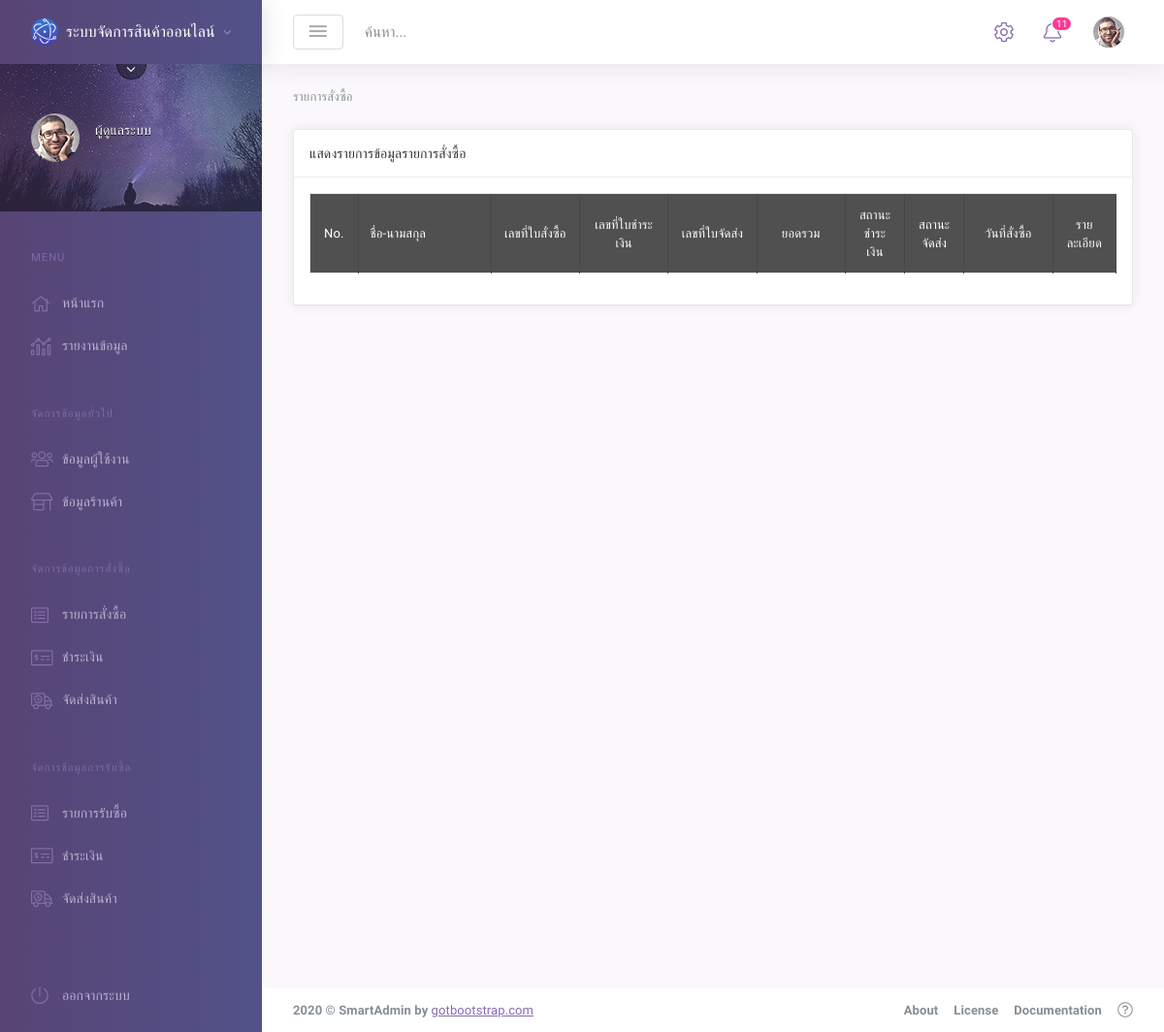
Page /role_admin/order.php on the earlier database version.
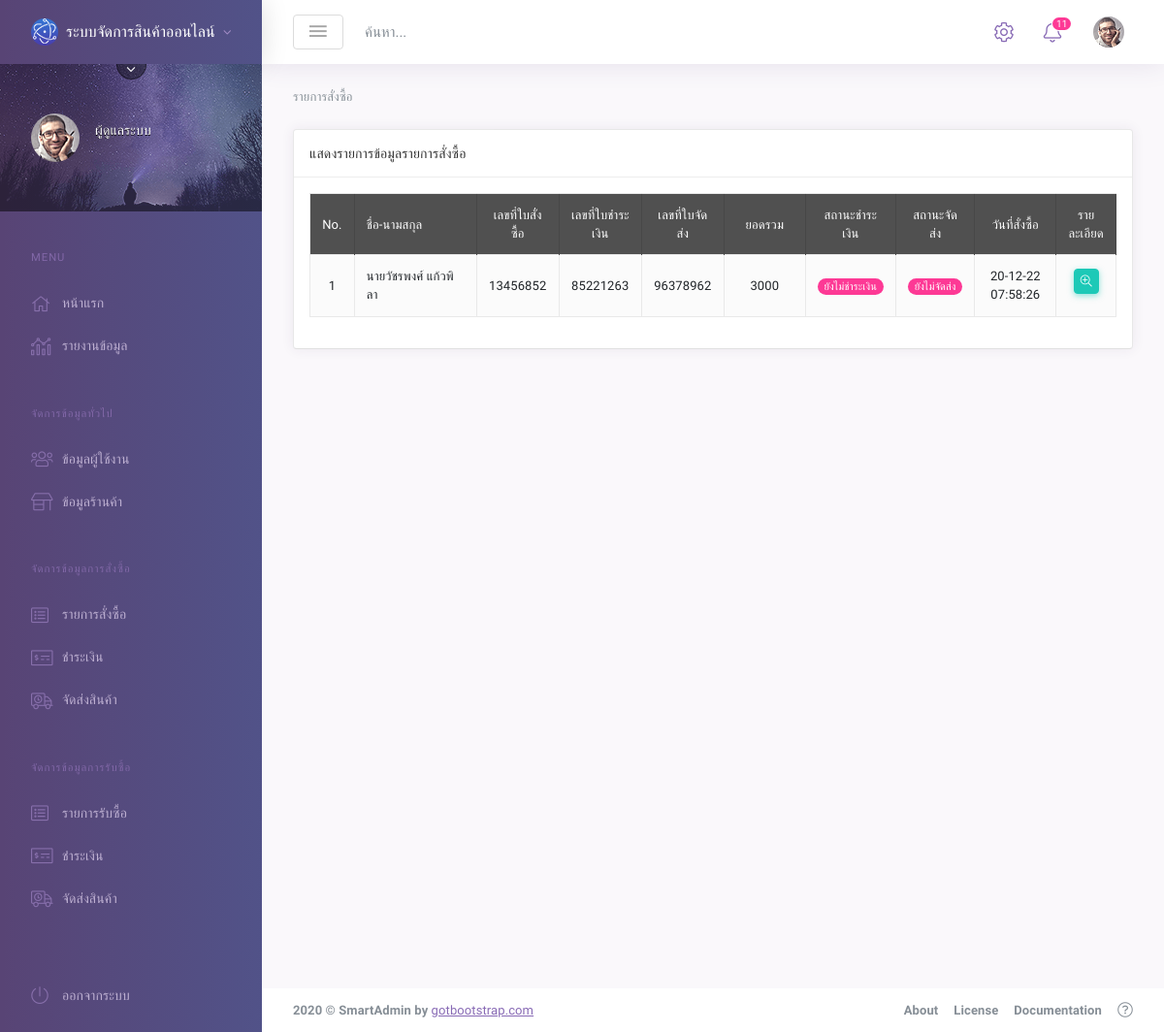
Same page on the later database version.
### tables this page shows
CREATE TABLE `orders` (
  `id` int(11) NOT NULL COMMENT 'รหัส',
  `account_id` int(11) NOT NULL COMMENT 'รหัส account',
  `code` varchar(250) NOT NULL COMMENT 'โค้ด order',
  `total` float NOT NULL COMMENT 'ราคารวม',
  `save_time` timestamp NOT NULL DEFAULT current_timestamp() COMMENT 'เวลาบันทึก'
);

CREATE TABLE `payment_buy` (
  `id` int(11) NOT NULL,
  `orders_id` int(11) NOT NULL,
  `code` varchar(250) NOT NULL,
  `status` enum('ยังไม่ชำระเงิน','ชำระเงินแล้ว') NOT NULL DEFAULT 'ยังไม่ชำระเงิน',
  `total` float DEFAULT NULL,
  `form` enum('Null','เงินสด','พร้อมเพย์','โอนผ่านธนาคาร') NOT NULL DEFAULT 'Null',
  `save_time` timestamp NOT NULL DEFAULT current_timestamp(),
  `confrim_time` timestamp NOT NULL DEFAULT current_timestamp() ON UPDATE current_timestamp()
);

CREATE TABLE `send_buy` (
  `id` int(11) NOT NULL,
  `orders_id` int(11) NOT NULL,
  `code` varchar(250) NOT NULL,
  `status` enum('ยังไม่จัดส่ง','รอการจัดส่ง','จัดส่งแล้ว') NOT NULL DEFAULT 'ยังไม่จัดส่ง',
  `save_time` timestamp NOT NULL DEFAULT current_timestamp(),
  `update_time` timestamp NOT NULL DEFAULT current_timestamp() ON UPDATE current_timestamp()
);

### role_admin/order.php (the view, shortened to what the changed rows need)
<?php
require_once('../database/condb.inc.php');
$select = $conn->prepare("SELECT o.*,
                            concat(a.pkname,'',a.fname,' ',a.lname) AS account_name,
                            pb.code AS payment_code, pb.status AS payment_status,
                            sb.code AS send_code, sb.status AS send_status
                            FROM orders o
                            INNER JOIN account a ON o.account_id = a.id
                            INNER JOIN payment_buy pb ON o.id = pb.orders_id
                            INNER JOIN send_buy sb ON o.id = sb.orders_id
                            ORDER BY o.save_time DESC
                        ");
$select->execute();
?>
<!DOCTYPE html>
<html lang="en">
<head>
    <link id="vendorsbundle" rel="stylesheet" media="screen, print" href="../assets/dist/css/vendors.bundle.css">
    <link id="appbundle" rel="stylesheet" media="screen, print" href="../assets/dist/css/app.bundle.css">
    <link id="mytheme" rel="stylesheet" media="screen, print" href="#">
    <link id="myskin" rel="stylesheet" media="screen, print" href="../assets/dist/css/skins/skin-master.css">
    <link rel="stylesheet" media="screen, print" href="../assets/dist/css/datagrid/datatables/datatables.bundle.css">
    <link rel="stylesheet" href="include/style.css">
</head>
<body class="mod-bg-1 mod-nav-link ">
    <div class="page-wrapper">
        <div class="page-inner">
            <div class="page-content-wrapper">
                <main id="js-page-content" role="main" class="page-content">
                    <div class="row">
                        <div class="col-xl-12">
                            <div id="panel-1" class="panel">
                                <div class="panel-hdr">
                                    <h2>
                                        แสดงรายการข้อมูลรายการสั่งซื้อ
                                    </h2>
                                </div>
                                <div class="panel-container show">
                                    <div class="panel-content">
                                        <table id="dt-basic-example" class="table table-bordered table-hover table-striped w-100">
                                            <thead class="bg-dark text-white">
                                                <tr>
                                                    <th style="width:5%; text-align: center; vertical-align: middle;">No.</th>
                                                    <th style="width:15%; vertical-align: middle;">ชื่อ-นามสกุล</th>
                                                    <th style="width:10%; text-align: center; vertical-align: middle;">เลขที่ใบสั่งซื้อ</th>
                                                    <th style="width:10%; text-align: center; vertical-align: middle;">เลขที่ใบชำระเงิน</th>
                                                    <th style="width:10%; text-align: center; vertical-align: middle;">เลขที่ใบจัดส่ง</th>
                                                    <th style="width:10%; text-align: center; vertical-align: middle;">ยอดรวม</th>
                                                    <th style="width:5%; text-align: center; vertical-align: middle;">สถานะชำระเงิน</th>
                                                    <th style="width:5%; text-align: center; vertical-align: middle;">สถานะจัดส่ง</th>
                                                    <th style="width:10%; text-align: center; vertical-align: middle;">วันที่สั่งซื้อ</th>
                                                    <th style="width:5%; text-align: center; vertical-align: middle;">รายละเอียด</th>
                                                </tr>
                                            </thead>
                                            <tbody>
                                                <?php
                                                $i = 1;
                                                while ($row = $select->fetch(PDO::FETCH_ASSOC)) {
                                                    if ($row['payment_status'] === 'ยังไม่ชำระเงิน') {
                                                        $show_payment_status = '<span class="badge badge-danger badge-pill">ยังไม่ชำระเงิน</span>';
                                                    } else {
                                                        $show_payment_status = '<span class="badge badge-success badge-pill">ชำระเงินแล้ว</span>';
                                                    }
                                                    if ($row['send_status'] === 'ยังไม่จัดส่ง') {
                                                        $show_send_status = '<span class="badge badge-danger badge-pill">ยังไม่จัดส่ง</span>';
                                                    } else if ($row['send_status'] === 'รอการจัดส่ง') {
                                                        $show_send_status = '<span class="badge badge-warning badge-pill">รอการจัดส่ง</span>';
                                                    } else {
                                                        $show_send_status = '<span class="badge badge-success badge-pill">จัดส่งแล้ว</span>';
                                                    }
                                                ?>
                                                    <tr>
                                                        <td style="text-align: center; vertical-align: middle;"><?= $i++; ?></td>
                                                        <td style="vertical-align: middle;"><?= $row['account_name']; ?></td>
                                                        <td style="text-align: center; vertical-align: middle;"><?= $row['code']; ?></td>
                                                        <td style="text-align: center; vertical-align: middle;"><?= $row['payment_code']; ?></td>
                                                        <td style="text-align: center; vertical-align: middle;"><?= $row['send_code']; ?></td>
                                                        <td style="text-align: center; vertical-align: middle;"><?= $row['total']; ?></td>
                                                        <td style="text-align: center; vertical-align: middle;"><?= $show_payment_status; ?></td>
                                                        <td style="text-align: center; vertical-align: middle;"><?= $show_send_status; ?></td>
                                                        <td style="text-align: center;  vertical-align: middle;"><?= date('d-m-y H:i:s', strtotime($row['save_time'])); ?></td>
                                                        <td style="text-align: center; vertical-align: middle;">
                                                            <button type="button" class="btn btn-success btn-sm btn-icon waves-effect waves-themed mb-2" data-toggle="modal" data-target="#orders-detail-modal<?= $row['id']; ?>"><i class="fal fa-search-plus"></i></button>
                                                        </td>
                                                    </tr>
                                                <?php } ?>
                                            </tbody>
                                        </table>
                                    </div>
                                </div>
                            </div>
                        </div>
                    </div>
                </main>
            </div>
        </div>
    </div>
</body>
</html>

Differences in the rows shown:
added orders: account_name "นายวัชรพงศ์ แก้วพิลา", code "13456852", payment_buy.code "85221263", send_buy.code "96378962", total "3000", save_time "20-12-22 07:58:26"
